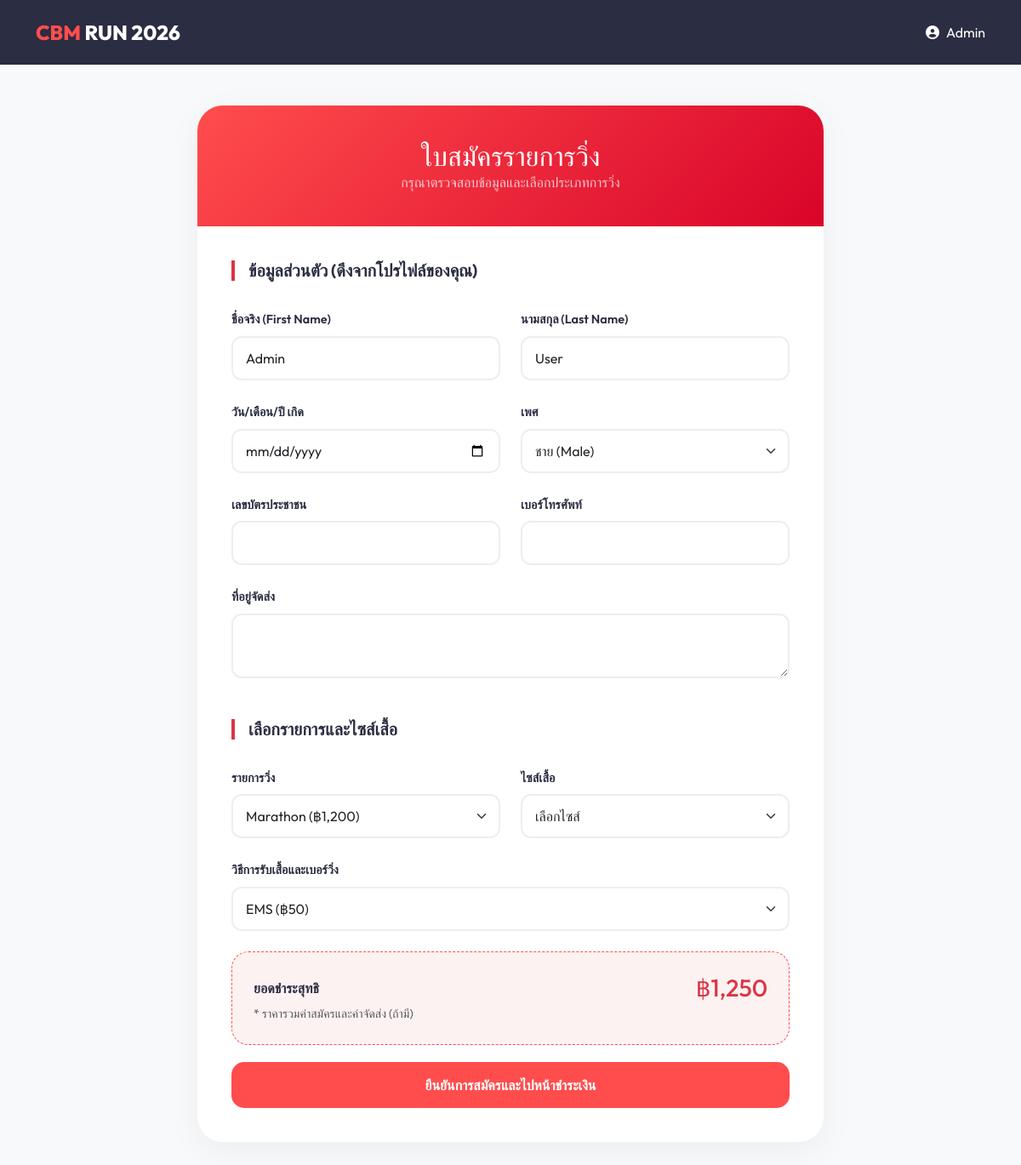
The app's page /apply_race.php?category=1 (signed in) with its own data.
### tables this page shows
CREATE TABLE `users` (
  `id` int(11) NOT NULL,
  `username` varchar(50) NOT NULL,
  `password` varchar(255) NOT NULL,
  `first_name` varchar(100) DEFAULT NULL,
  `last_name` varchar(100) DEFAULT NULL,
  `created_at` timestamp NOT NULL DEFAULT current_timestamp()
);

CREATE TABLE `race_category` (
  `category_id` int(11) NOT NULL,
  `name` varchar(50) NOT NULL,
  `distance_km` float NOT NULL,
  `start_time` time DEFAULT NULL,
  `time_limit` time DEFAULT NULL,
  `giveaway_type` varchar(50) DEFAULT NULL
);

CREATE TABLE `price_rate` (
  `price_id` int(11) NOT NULL,
  `category_id` int(11) NOT NULL,
  `runner_type` varchar(50) NOT NULL,
  `amount` decimal(10,2) NOT NULL
);

### apply_race.php (the view, shortened to what this page needs)
<?php
require_once 'db.php';
$user_id = $_SESSION['user_id'];
$stmtUser = $pdo->prepare("SELECT * FROM users WHERE id = ?");
$stmtUser->execute([$user_id]);
$user = $stmtUser->fetch(PDO::FETCH_ASSOC);
$categories = $pdo->query("
    SELECT c.*, p.amount as standard_price
    FROM RACE_CATEGORY c
    LEFT JOIN PRICE_RATE p ON c.category_id = p.category_id AND p.runner_type = 'Standard'
")->fetchAll(PDO::FETCH_ASSOC);
$shippings = $pdo->query("SELECT * FROM SHIPPING_OPTION")->fetchAll(PDO::FETCH_ASSOC);
$selected_cat_id = $_GET['category'] ?? '';
?>
<!DOCTYPE html>
<html lang="en">
<head>
    <link href="https://cdn.jsdelivr.net/npm/bootstrap@5.3.0/dist/css/bootstrap.min.css" rel="stylesheet">
    <link rel="stylesheet" href="https://cdnjs.cloudflare.com/ajax/libs/font-awesome/6.4.0/css/all.min.css">
</head>
<body>
<nav class="navbar navbar-dark sticky-top">
    <div class="container">
        <a class="navbar-brand" href="home.php"><span>CBM</span> RUN 2026</a>
        <div class="text-white d-flex align-items-center">
             <i class="fas fa-user-circle me-2"></i> <?= htmlspecialchars($user['first_name']) ?>
        </div>
    </div>
</nav>
<div class="container py-5">
    <div class="row justify-content-center">
        <div class="col-lg-8">
            <div class="form-card">
                <div class="form-header">
                    <h2 class="fw-800 mb-0">ใบสมัครรายการวิ่ง</h2>
                    <p class="mb-0 opacity-75">กรุณาตรวจสอบข้อมูลและเลือกประเภทการวิ่ง</p>
                </div>
                <div class="form-body">
                    <form method="POST">
                        <div class="row g-4">
                            <div class="col-12"><h5 class="fw-bold border-start border-danger border-4 ps-3">ข้อมูลส่วนตัว (ดึงจากโปรไฟล์ของคุณ)</h5></div>
                            <div class="col-md-6">
                                <label class="form-label">ชื่อจริง (First Name)</label>
                                <input type="text" name="first_name" class="form-control" value="<?= htmlspecialchars($user['first_name']) ?>" required>
                            </div>
                            <div class="col-md-6">
                                <label class="form-label">นามสกุล (Last Name)</label>
                                <input type="text" name="last_name" class="form-control" value="<?= htmlspecialchars($user['last_name']) ?>" required>
                            </div>
                            <div class="col-md-6">
                                <label class="form-label">วัน/เดือน/ปี เกิด</label>
                                <input type="date" name="date_of_birth" class="form-control" value="<?= $user['date_of_birth'] ?>" required>
                            </div>
                            <div class="col-md-6">
                                <label class="form-label">เพศ</label>
                                <select name="gender" class="form-select" required>
                                    <option value="Male" <?= $user['gender'] == 'Male' ? 'selected' : '' ?>>ชาย (Male)</option>
                                </select>
                            </div>
                            <div class="col-md-6">
                                <label class="form-label">เลขบัตรประชาชน</label>
                                <input type="text" name="citizen_id" class="form-control" value="<?= htmlspecialchars($user['citizen_id']) ?>" required>
                            </div>
                            <div class="col-md-6">
                                <label class="form-label">เบอร์โทรศัพท์</label>
                                <input type="tel" name="phone" class="form-control" value="<?= htmlspecialchars($user['phone']) ?>" required>
                            </div>
                            <div class="col-12">
                                <label class="form-label">ที่อยู่จัดส่ง</label>
                                <textarea name="address" class="form-control" rows="2" required><?= htmlspecialchars($user['address']) ?></textarea>
                            </div>
                            <div class="col-12 mt-5"><h5 class="fw-bold border-start border-danger border-4 ps-3">เลือกรายการและไซส์เสื้อ</h5></div>
                            <div class="col-md-6">
                                <label class="form-label">รายการวิ่ง</label>
                                <select name="category_id" id="category_id" class="form-select" required onchange="calculate()">
                                    <?php foreach ($categories as $cat): ?>
                                        <option value="<?= $cat['category_id'] ?>"
                                                data-price="<?= $cat['standard_price'] ?>"
                                                <?= $selected_cat_id == $cat['category_id'] ? 'selected' : '' ?>>
                                            <?= htmlspecialchars($cat['name']) ?> (฿<?= number_format($cat['standard_price']) ?>)
                                        </option>
                                    <?php endforeach; ?>
                                </select>
                            </div>
                            <div class="col-md-6">
                                <label class="form-label">ไซส์เสื้อ</label>
                                <select name="shirt_size" class="form-select" required>
                                    <option value="">เลือกไซส์</option>
                                </select>
                            </div>
                            <div class="col-12">
                                <label class="form-label">วิธีการรับเสื้อและเบอร์วิ่ง</label>
                                <select name="shipping_id" id="shipping_id" class="form-select" required onchange="calculate()">
                                    <?php foreach ($shippings as $ship): ?>
                                        <option value="<?= $ship['shipping_id'] ?>" data-cost="<?= $ship['cost'] ?>">
                                            <?= htmlspecialchars($ship['type']) ?> (฿<?= number_format($ship['cost']) ?>)
                                        </option>
                                    <?php endforeach; ?>
                                </select>
                            </div>
                            <div class="col-12 mt-4">
                                <div class="summary-box">
                                    <div class="d-flex justify-content-between align-items-center">
                                        <span class="fw-bold">ยอดชำระสุทธิ</span>
                                        <h3 class="fw-800 text-danger mb-0" id="total_display">฿0</h3>
                                    </div>
                                    <small class="text-muted">* ราคารวมค่าสมัครและค่าจัดส่ง (ถ้ามี)</small>
                                </div>
                            </div>
                        </div>
                        <button type="submit" class="btn btn-submit">ยืนยันการสมัครและไปหน้าชำระเงิน</button>
                    </form>
                </div>
            </div>
        </div>
    </div>
</div>
</body>
</html>

### apply_race.php (style rules this page uses)
:root { --primary: #ff4d4d; --secondary: #2b2d42; }
body { font-family: 'Outfit', sans-serif; background-color: #f8f9fa; color: var(--secondary); }
.navbar { background: var(--secondary); padding: 15px 0; }
.navbar-brand { font-weight: 800; font-size: 1.5rem; color: white !important; }
.navbar-brand span { color: var(--primary); }
.form-card { background: white; border-radius: 30px; box-shadow: 0 10px 40px rgba(0,0,0,0.05); border: none; overflow: hidden; }
.form-header { background: linear-gradient(135deg, #ff4d4d, #d90429); color: white; padding: 40px; text-align: center; }
.form-body { padding: 40px; }
.form-label { font-weight: 600; font-size: 0.9rem; }
.form-control, .form-select { border-radius: 12px; padding: 12px 15px; border: 2px solid #eee; }
.btn-submit { background: var(--primary); color: white; border: none; padding: 15px 30px; border-radius: 15px; font-weight: 700; width: 100%; text-transform: uppercase; margin-top: 20px; transition: 0.3s; }
.summary-box { background: #fdf2f2; border-radius: 20px; padding: 25px; border: 1px dashed var(--primary); }

### records on screen
users: first_name "Admin", last_name "User"
race_category: category_id "Marathon (฿1,200)"

### other values on screen
form field shipping_id "EMS (฿50)"
